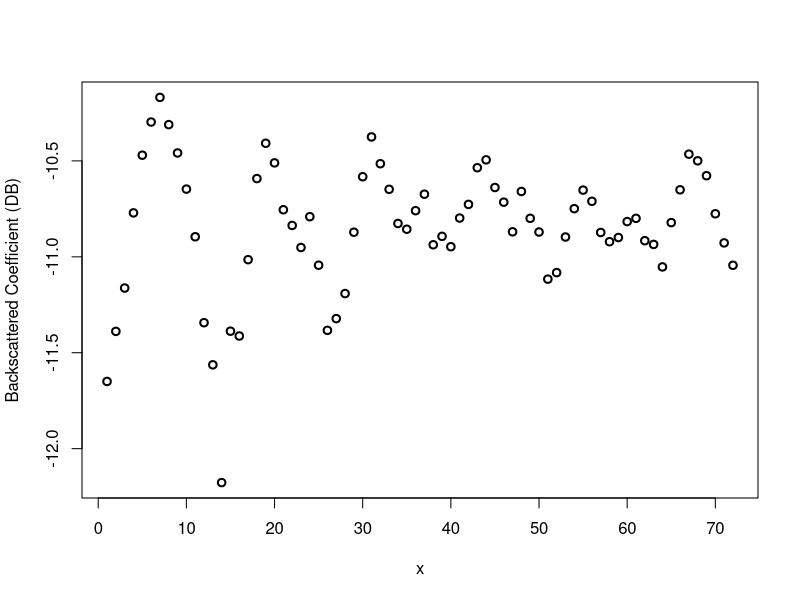

R code for this plot: (Note: this script raises an error after producing the figure.)
Af<-c(-11.6496397270891,-11.388527341566,-11.1626211611812,-10.7709142055273,-10.4702081190412,-10.297278510782,-10.1690081784866,-10.3108921815994,-10.4585927612367,-10.6469050375461,-10.8954263888282,-11.3433629573715,-11.5629486389943,-12.176806242299,-11.3875939551695,-11.412660912257,-11.0148345117958,-10.5920282009116,-10.4080223909864,-10.5102313930756,-10.7545750593137,-10.836326037146,-10.9514240458166,-10.79074830457,-11.0437794299733,-11.3831906257456,-11.3219999328164,-11.1914712459036,-10.8716920150463,-10.5824866516703,-10.3750507977272,-10.5146818625503,-10.648118778215,-10.8260973882162,-10.8561668190584,-10.7594025741754,-10.6735535503422,-10.9371578153411,-10.8932755194734,-10.947252223265,-10.7979006293638,-10.7266496443522,-10.5355030905843,-10.4944902880017,-10.6386455498984,-10.7151306131783,-10.8695360729576,-10.6593247178208,-10.7993114715929,-10.8706502058605,-11.1163068930441,-11.0823111917478,-10.8966812119788,-10.7488579748798,-10.652236954551,-10.7105578510892,-10.8731284291486,-10.9211600178523,-10.8993200377925,-10.8163121268858,-10.7993240917353,-10.9158597742678,-10.9352007042387,-11.0525225277176,-10.821631630293,-10.6506113015956,-10.4648729854706,-10.499520744261,-10.5770915287971,-10.7755613840533,-10.9273970876162,-11.0440249800324) 
A<-c(-11.8839818665544,-11.3558385707335,-11.254312161456,-10.7165536473514,-10.3968146627144,-10.2935563631455,-9.98707726975831,-10.3216664382143,-10.4783742578554,-10.5762481315342,-10.8499611784531,-11.3270343505167,-11.3604103732633,-13.1611581503915,-10.7665752480822,-11.5737204120313,-11.2215084754322,-10.3722828774767,-10.1903814618587,-10.4731408594664,-10.8416239713654,-10.8476378161834,-11.173218070413,-10.4472606056287,-10.9463593123311,-11.7186234393964,-11.34221112523,-11.262145391818,-10.9028354676566,-10.5160659747652,-10.1446575162199,-10.5363126118815,-10.6250718344569,-10.9027820031965,-11.0041475854632,-10.7017251876931,-10.4150300996847,-11.1613423904543,-10.8621792642395,-11.0216955258252,-10.7651247159998,-10.820903173295,-10.4366825938873,-10.3690665468568,-10.6608773673843,-10.703461079042,-11.1167445487895,-10.436490504683,-10.7931850479193,-10.7696333132921,-11.3036351868597,-11.1998716163323,-10.8416766882024,-10.728247539564,-10.5502409158795,-10.6331036366773,-10.9610189186494,-10.9773051843848,-10.9403690798834,-10.7542094741763,-10.7255777384373,-10.9612898565456,-10.8670549288722,-11.2831033431448,-10.8057147398128,-10.6248210798265,-10.3423873498234,-10.4791016177709,-10.5105915916996,-10.7888602616332,-10.9832376867362,-11.1068148641976) 
A=Af

x = c(1:length(A))  
x1=c(201501,201502,201503,201504,201505,201506,201507,201508,201509,201510,201511,201512,201601,201602,201603,201604,201605,201606,201607,201608,201609,201610,201611,201612,201701,201702,201703,201704,201705,201706,201707,201708,201709,201710,201711,201712,201801,201802,201803,201804,201805,201806,201807,201808,201809,201810,201811,201812,201901,201902,201903,201904,201905,201906,201907,201908,201909,201910,201911,201912,202001,202002,202003,202004,202005,202006,202007,202008,202009,202010,202011,202012) 

plot(x, A,lwd=2,ylab="Backscattered Coefficient (DB)",)

sd_A15=sd(A2015)
sd_A16=sd(A2016)
sd_A17=sd(A2017)
sd_A18=sd(A2018)
sd_A19=sd(A2019)
sd_A20=sd(A2020)

sds<-c(sd_A15,sd_A16,sd_A17,sd_A18,sd_A19,sd_A20)
means<-c(m_A15,m_A16,m_A17,m_A18,m_A19,m_A20)
# means=-10.79695 -11.03318 -10.86451 -10.74070 -10.86557 -10.78863
# stds= 0.4902407 0.5133871 0.3188508 0.1506143 0.1365497 0.2012161


sds_L<-means-sds/2
sds_H<-means+sds/2
sds_X<-c(7      ,7+12    ,7+12*2  ,7+12*3  ,7+12*4  ,7+12*5  )

regSds = lm(sds~sds_X)
abline(regSds,col="green",lwd = 2)
print(regSds) 


polygon(c(sds_X,rev(sds_X)),c(sds_L,rev(sds_H)),col="papayawhip",border="papayawhip")

points(x,A,lwd = 2)


reg = lm(A~x)
abline(reg,col="blue",lwd = 2)
print(reg) 

axis(1, at=x, labels = x)
lines(x,A,col="black",lwd = 2)
abline(v=1,col="gray",lwd = 1.3)
abline(v=12,col="gray",lwd = 1.3)
abline(v=24,col="gray",lwd = 1.3)
abline(v=36,col="gray",lwd = 1.3)
abline(v=48,col="gray",lwd = 1.3)
abline(v=60,col="gray",lwd = 1.3)
abline(v=72,col="gray",lwd = 1.3)


A2015<-A[1 :12]
A2016<-A[13:24]
A2017<-A[25:36]
A2018<-A[37:48]
A2019<-A[49:60]
A2020<-A[61:72]

m_A15=mean(A2015)
m_A16=mean(A2016)
m_A17=mean(A2017)
m_A18=mean(A2018)
m_A19=mean(A2019)
m_A20=mean(A2020)

xm<-c(7,19,31,43,55,67)
abline(v=7,col="gray",type="l",lty=2)
abline(v=19,col="gray",type="l",lty=2)
abline(v=31,col="gray",type="l",lty=2)
abline(v=43,col="gray",type="l",lty=2)
abline(v=55,col="gray",type="l",lty=2)
abline(v=67,col="gray",type="l",lty=2)

ym<-c(m_A15,m_A16,m_A17,m_A18,m_A19,m_A20)
points(xm,ym, cex=.8, pch=3, col="darkgreen",lwd = 2)

peaks<-c(A2015[7],A2016[7],A2017[7],A2018[8],A2019[7],A2020[7])
xpeaks<-c(7      ,7+12    ,7+12*2  ,8+12*3  ,7+12*4  ,7+12*5  )

points(xpeaks,peaks, cex=.8, pch=4, col="yellow",lwd = 2)

regPeaks = lm(peaks~xpeaks)
abline(regPeaks,col="green",lwd = 2)
print(regPeaks) 


legend(x = "bottomright",  legend = c("Backscattered Coefficient - BC ", "Annual Mean BC", "Annual Peak BC", "Annual Standard Deviation of BC",  "Backscattered Coefficient", "Peak Blooming Trend (y=-10.221-0.0055x)", "Average Trend (y=-10.944+0.0026x)", "January", "July"), lty = c(0, 0,0, 1, 1, 1, 1, 1, 2), pch = c(1, 3, 4, NA, NA, NA, NA, NA, NA),  col = c("black","darkgreen", "yellow", "orange", "black", "green",  "blue","gray","gray"), lwd = c(2,2,2,5,2,2,1.3,1))     







segments(sds_X, sds_L, sds_X, sds_H, col="orange", lwd=5,)
points(xm,ym, cex=.8, pch=3, col="",lwd = 0,)
         











